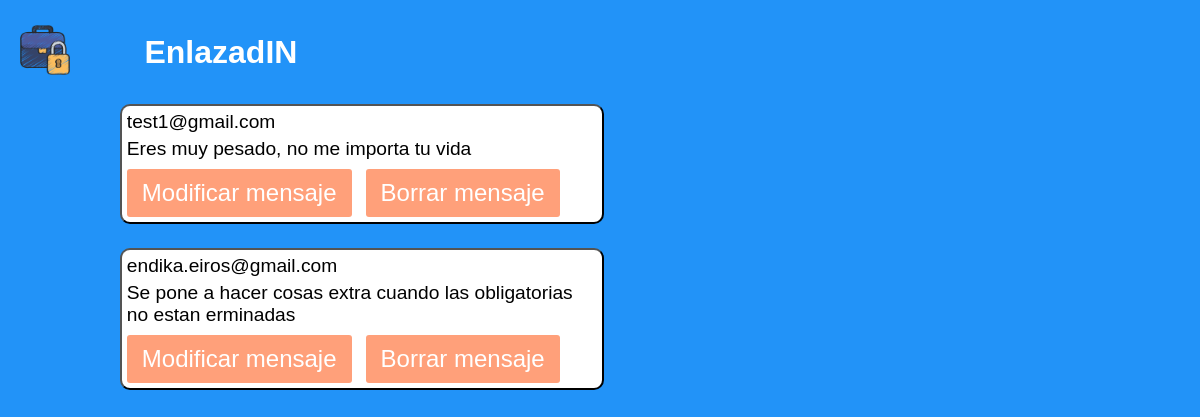
The app's page /app/foro.php, older data.
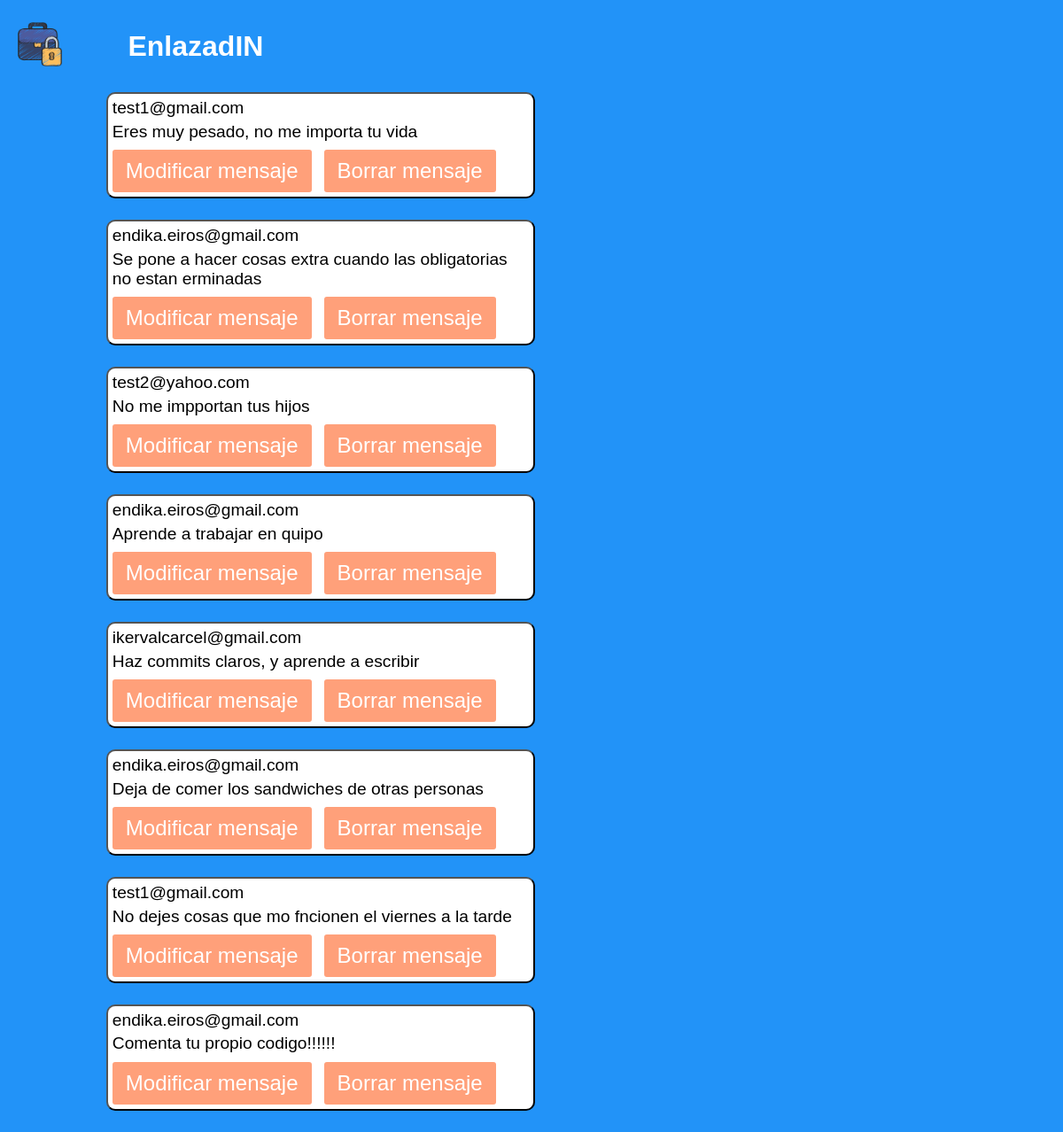
The same page, newer data.
### tables this page shows
CREATE TABLE comentarios (
  ID int(4) PRIMARY KEY,
  NRECEP varchar(20) NOT NULL,
  ARECEP varchar(20) NOT NULL,
  ERECEP varchar(40) NOT NULL,
  Telefono int(9) NOT NULL,
  MSG varchar(8000) NOT NULL,
  EMISOR varchar(40) NOT NULL
);

### app/db_con.php (called while the page is built, shortened)
<?php
  $conn = mysqli_connect("db","admin","test","database");
  $foro = mysqli_query($conn, 'SELECT * FROM comentarios ORDER BY ID;')or die (mysqli_error($conn));
?>

### app/foro.php (the view, shortened to what this page needs)
<?php
 require("db_con.php");
 echo
 "
 <!DOCTYPE html>
    <html lang='es'>
        <head>
            <meta charset='UTF-8'>
            <meta http-equiv='X-UA-Compatible' content='IE=edge'>
            <meta name='viewport' content='width=device-width, initial-scale=1.0'>
            <title>EnlazadIn perfil</title>
            <link rel='shortcut icon' href='img/briefcase.png' type='image/x-icon'>
            <link rel='stylesheet' href='./css/foro.css'>
        </head>
        <header>
            <ul>
                <li id='logo'>
                    <a href='index.html'>
                        <img src='img/briefcase.png' width='50'>
                    </a>
                </li>
                <li id='nombre-pagina'>
                    <h1>EnlazadIN</h1>
                </li>
            </ul>
        </header>
      <body>";
 foreach($foro as $comentario) :
  $ID = $comentario['ID'];
  $ERECEP = $comentario['ERECEP'];
  $MSG = $comentario['MSG'];
    echo
    "
          <div id={$ID}>
            <p>{$ERECEP}</p>
            <p>{$MSG}</p>
            <button id='modificar' onclick='return redireccion({$ID})' class='button'>Modificar mensaje</button>
            <button type='button' onclick = 'return confirmar({$ID})' value='Enviar'>Borrar mensaje</button> <br>
        </div>
      ";
endforeach;
echo
"
      <script src='js/modificarmensaje.js'></script>
  </body>
</html>
";
?>

### app/css/foro.css (style rules this page uses)
* { padding: 0; margin: 0; }
body { font-family: 'Lucida Sans', 'Lucida Sans Regular', 'Lucida Grande', 'Lucida Sans Unicode', Geneva, Verdana, sans-serif; background-color: #2293f8; background-size: cover; width: 100%; height: 100%; }
#logo { margin: 25px 20px; }
header { color: white; }
header ul li h1 { padding: 0px 50px; }
header ul li { display: inline-block; vertical-align: middle; }
div { background-color: white; color: black; border-radius: 10px; border-width:2px; border-style:outset; border-color: black; width: 40%; margin-bottom: 2%; margin-left: 10%; }
div p { font-size: larger; margin: 1%; }
div button { margin: 1%; background-color:lightsalmon; border: 0; border-radius: 3px; color: white; cursor: pointer; font-size: 24px; padding: 10px 15px; }

Row changes from the older to the newer data that the page shows:
added comentarios: ERECEP "test2@yahoo.com", MSG "No me impportan tus hijos"
added comentarios: ERECEP "endika.eiros@gmail.com", MSG "Aprende a trabajar en quipo"
added comentarios: ERECEP "ikervalcarcel@gmail.com", MSG "Haz commits claros, y aprende a escribir"
added comentarios: ERECEP "endika.eiros@gmail.com", MSG "Deja de comer los sandwiches de otras personas"
added comentarios: ERECEP "test1@gmail.com", MSG "No dejes cosas que mo fncionen el viernes a la tarde"
added comentarios: ERECEP "endika.eiros@gmail.com", MSG "Comenta tu propio codigo!!!!!!"
